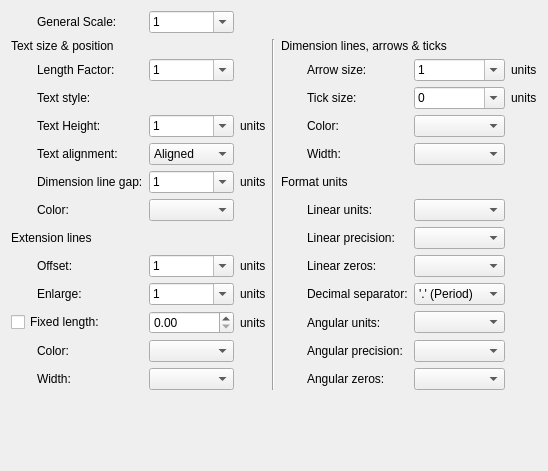
     <widget class="QWidget" name="tab4">
      <attribute name="title">
       <string>&amp;Dimensions</string>
      </attribute>
      <layout class="QGridLayout" name="gridLayout">
       <item row="10" column="2">
        <widget class="QComboBox" name="cbDimExe">
         <property name="toolTip">
          <string>Length to enlarge over dimension line</string>
         </property>
         <property name="editable">
          <bool>true</bool>
         </property>
         <item>
          <property name="text">
           <string notr="true">1</string>
          </property>
         </item>
         <item>
          <property name="text">
           <string notr="true">2</string>
          </property>
         </item>
         <item>
          <property name="text">
           <string notr="true">5</string>
          </property>
         </item>
        </widget>
       </item>
       <item row="1" column="4" rowspan="13">
        <widget class="Line" name="line">
         <property name="lineWidth">
          <number>1</number>
         </property>
         <property name="orientation">
          <enum>Qt::Vertical</enum>
         </property>
        </widget>
       </item>
       <item row="9" column="7">
        <widget class="LG_DimzerosBox" name="cbDimZin"/>
       </item>
       <item row="14" column="5">
        <spacer name="spacer11_2_2">
         <property name="orientation">
          <enum>Qt::Vertical</enum>
         </property>
         <property name="sizeType">
          <enum>QSizePolicy::Expanding</enum>
         </property>
         <property name="sizeHint" stdset="0">
          <size>
           <width>20</width>
           <height>30</height>
          </size>
         </property>
        </spacer>
       </item>
       <item row="3" column="2">
        <widget class="QG_FontBox" name="cbDimTxSty" native="true"/>
       </item>
       <item row="3" column="1">
        <widget class="QLabel" name="label_5">
         <property name="text">
          <string>Text style:</string>
         </property>
        </widget>
       </item>
       <item row="10" column="7">
        <widget class="QComboBox" name="cbDimDSep">
         <item>
          <property name="text">
           <string>'.' (Period)</string>
          </property>
         </item>
         <item>
          <property name="text">
           <string>',' (Comma)</string>
          </property>
         </item>
        </widget>
       </item>
       <item row="10" column="6">
        <widget class="QLabel" name="label_6">
         <property name="text">
          <string>Decimal separator:</string>
         </property>
        </widget>
       </item>
       <item row="3" column="8">
        <widget class="QLabel" name="lDimUnit6">
         <property name="text">
          <string>units</string>
         </property>
         <property name="wordWrap">
          <bool>false</bool>
         </property>
        </widget>
       </item>
       <item row="2" column="8">
        <widget class="QLabel" name="lDimUnit5">
         <property name="text">
          <string>units</string>
         </property>
         <property name="wordWrap">
          <bool>false</bool>
         </property>
        </widget>
       </item>
       <item row="7" column="6">
        <widget class="QLabel" name="lDimLUnit">
         <property name="text">
          <string>Linear units:</string>
         </property>
         <property name="textFormat">
          <enum>Qt::PlainText</enum>
         </property>
         <property name="wordWrap">
          <bool>false</bool>
         </property>
         <property name="buddy">
          <cstring>cbLengthFormat</cstring>
         </property>
        </widget>
       </item>
       <item row="7" column="1">
        <widget class="QLabel" name="lDimClrT">
         <property name="text">
          <string>Color:</string>
         </property>
        </widget>
       </item>
       <item row="13" column="7">
        <widget class="LG_DimzerosBox" name="cbDimAZin"/>
       </item>
       <item row="2" column="1">
        <widget class="QLabel" name="lDimFactor">
         <property name="text">
          <string>Length Factor:</string>
         </property>
         <property name="wordWrap">
          <bool>false</bool>
         </property>
        </widget>
       </item>
       <item row="2" column="2">
        <widget class="QComboBox" name="cbDimFactor">
         <property name="toolTip">
          <string>&lt;html&gt;&lt;head/&gt;&lt;body&gt;&lt;p&gt;Scale to multiply all dimension values.&lt;/p&gt;&lt;/body&gt;&lt;/html&gt;</string>
         </property>
         <property name="editable">
          <bool>true</bool>
         </property>
         <property name="currentIndex">
          <number>3</number>
         </property>
         <item>
          <property name="text">
           <string notr="true">0.1</string>
          </property>
         </item>
         <item>
          <property name="text">
           <string notr="true">0.2</string>
          </property>
         </item>
         <item>
          <property name="text">
           <string notr="true">0.5</string>
          </property>
         </item>
         <item>
          <property name="text">
           <string notr="true">1</string>
          </property>
         </item>
         <item>
          <property name="text">
           <string notr="true">2</string>
          </property>
         </item>
         <item>
          <property name="text">
           <string notr="true">5</string>
          </property>
         </item>
         <item>
          <property name="text">
           <string notr="true">10</string>
          </property>
         </item>
         <item>
          <property name="text">
           <string notr="true">20</string>
          </property>
         </item>
         <item>
          <property name="text">
           <string notr="true">50</string>
          </property>
         </item>
         <item>
          <property name="text">
           <string notr="true">100</string>
          </property>
         </item>
         <item>
          <property name="text">
           <string notr="true">200</string>
          </property>
         </item>
         <item>
          <property name="text">
           <string notr="true">500</string>
          </property>
         </item>
         <item>
          <property name="text">
           <string notr="true">1000</string>
          </property>
         </item>
        </widget>
       </item>
       <item row="5" column="7">
        <widget class="QG_WidthBox" name="cbDimLwD"/>
       </item>
       <item row="3" column="6">
        <widget class="QLabel" name="lDimTsz">
         <property name="text">
          <string>Tick size:</string>
         </property>
         <property name="wordWrap">
          <bool>false</bool>
         </property>
        </widget>
       </item>
       <item row="4" column="3">
        <widget class="QLabel" name="lDimUnit1">
         <property name="text">
          <string>units</string>
         </property>
         <property name="wordWrap">
          <bool>false</bool>
         </property>
        </widget>
       </item>
       <item row="15" column="0">
        <spacer name="spacer11">
         <property name="orientation">
          <enum>Qt::Vertical</enum>
         </property>
         <property name="sizeType">
          <enum>QSizePolicy::Expanding</enum>
         </property>
         <property name="sizeHint" stdset="0">
          <size>
           <width>20</width>
           <height>30</height>
          </size>
         </property>
        </spacer>
       </item>
       <item row="11" column="6">
        <widget class="QLabel" name="lDimAUnit">
         <property name="text">
          <string>Angular units:</string>
         </property>
         <property name="wordWrap">
          <bool>false</bool>
         </property>
         <property name="buddy">
          <cstring>cbAngleFormat</cstring>
         </property>
        </widget>
       </item>
       <item row="4" column="1">
        <widget class="QLabel" name="lDimTextHeight">
         <property name="text">
          <string>Text Height:</string>
         </property>
         <property name="wordWrap">
          <bool>false</bool>
         </property>
        </widget>
       </item>
       <item row="9" column="6">
        <widget class="QLabel" name="lDimZin">
         <property name="text">
          <string>Linear zeros:</string>
         </property>
        </widget>
       </item>
       <item row="3" column="7">
        <widget class="QComboBox" name="cbDimTsz">
         <property name="toolTip">
          <string>&lt;html&gt;&lt;head/&gt;&lt;body&gt;&lt;p&gt;Dimension Tick size. Set it to 0 will disable the dimension tick. Dimension arrow won't be drawn when dimension tick is enabled.&lt;/p&gt;&lt;/body&gt;&lt;/html&gt;</string>
         </property>
         <property name="editable">
          <bool>true</bool>
         </property>
         <item>
          <property name="text">
           <string notr="true">0</string>
          </property>
         </item>
         <item>
          <property name="text">
           <string notr="true">1</string>
          </property>
         </item>
         <item>
          <property name="text">
           <string notr="true">2</string>
          </property>
         </item>
         <item>
          <property name="text">
           <string notr="true">5</string>
          </property>
         </item>
        </widget>
       </item>
       <item row="6" column="5" colspan="3">
        <widget class="QLabel" name="label_4">
         <property name="text">
          <string>Format units</string>
         </property>
        </widget>
       </item>
       <item row="6" column="2">
        <widget class="QComboBox" name="cbDimGap">
         <property name="toolTip">
          <string>&lt;html&gt;&lt;head/&gt;&lt;body&gt;&lt;p&gt;Distance gap around text&lt;/p&gt;&lt;/body&gt;&lt;/html&gt;</string>
         </property>
         <property name="editable">
          <bool>true</bool>
         </property>
         <item>
          <property name="text">
           <string notr="true">1</string>
          </property>
         </item>
         <item>
          <property name="text">
           <string notr="true">2</string>
          </property>
         </item>
         <item>
          <property name="text">
           <string notr="true">5</string>
          </property>
         </item>
        </widget>
       </item>
       <item row="0" column="2">
        <widget class="QComboBox" name="cbDimScale">
         <property name="toolTip">
          <string>&lt;html&gt;&lt;head/&gt;&lt;body&gt;&lt;p&gt;Scale to multiply all dimension geometries.&lt;/p&gt;&lt;/body&gt;&lt;/html&gt;</string>
         </property>
         <property name="editable">
          <bool>true</bool>
         </property>
         <property name="currentIndex">
          <number>3</number>
         </property>
         <item>
          <property name="text">
           <string notr="true">0.1</string>
          </property>
         </item>
         <item>
          <property name="text">
           <string notr="true">0.2</string>
          </property>
         </item>
         <item>
          <property name="text">
           <string notr="true">0.5</string>
          </property>
         </item>
         <item>
          <property name="text">
           <string notr="true">1</string>
          </property>
         </item>
         <item>
          <property name="text">
           <string notr="true">2</string>
          </property>
         </item>
         <item>
          <property name="text">
           <string notr="true">5</string>
          </property>
         </item>
         <item>
          <property name="text">
           <string notr="true">10</string>
          </property>
         </item>
        </widget>
       </item>
       <item row="1" column="0" colspan="3">
        <widget class="QLabel" name="label_2">
         <property name="text">
          <string>Text size &amp; position</string>
         </property>
        </widget>
       </item>
       <item row="8" column="7">
        <widget class="QComboBox" name="cbDimDec"/>
       </item>
       <item row="0" column="1">
        <widget class="QLabel" name="lDimScale">
         <property name="text">
          <string>General Scale:</string>
         </property>
         <property name="wordWrap">
          <bool>false</bool>
         </property>
        </widget>
       </item>
       <item row="4" column="7">
        <widget class="QG_ColorBox" name="cbDimClrD"/>
       </item>
       <item row="4" column="2">
        <widget class="QComboBox" name="cbDimTextHeight">
         <property name="editable">
          <bool>true</bool>
         </property>
         <item>
          <property name="text">
           <string notr="true">1</string>
          </property>
         </item>
         <item>
          <property name="text">
           <string notr="true">2</string>
          </property>
         </item>
         <item>
          <property name="text">
           <string notr="true">5</string>
          </property>
         </item>
        </widget>
       </item>
       <item row="2" column="7">
        <widget class="QComboBox" name="cbDimAsz">
         <property name="toolTip">
          <string>&lt;html&gt;&lt;head/&gt;&lt;body&gt;&lt;p&gt;Dimension arrow size. &lt;a name=&quot;result_box&quot;/&gt;without effect when tick size &lt;a name=&quot;result_box&quot;/&gt;is other than 0&lt;/p&gt;&lt;/body&gt;&lt;/html&gt;</string>
         </property>
         <property name="editable">
          <bool>true</bool>
         </property>
         <item>
          <property name="text">
           <string notr="true">1</string>
          </property>
         </item>
         <item>
          <property name="text">
           <string notr="true">2</string>
          </property>
         </item>
         <item>
          <property name="text">
           <string notr="true">5</string>
          </property>
         </item>
        </widget>
       </item>
       <item row="15" column="1">
        <spacer name="spacer11_2">
         <property name="orientation">
          <enum>Qt::Vertical</enum>
         </property>
         <property name="sizeType">
          <enum>QSizePolicy::Expanding</enum>
         </property>
         <property name="sizeHint" stdset="0">
          <size>
           <width>20</width>
           <height>40</height>
          </size>
         </property>
        </spacer>
       </item>
       <item row="12" column="7">
        <widget class="QComboBox" name="cbDimADec"/>
       </item>
       <item row="2" column="6">
        <widget class="QLabel" name="lDimAsz">
         <property name="text">
          <string>Arrow size:</string>
         </property>
         <property name="wordWrap">
          <bool>false</bool>
         </property>
        </widget>
       </item>
       <item row="11" column="7">
        <widget class="QComboBox" name="cbDimAUnit"/>
       </item>
       <item row="5" column="6">
        <widget class="QLabel" name="lDimLwD">
         <property name="text">
          <string>Width:</string>
         </property>
        </widget>
       </item>
       <item row="1" column="5" colspan="3">
        <widget class="QLabel" name="label">
         <property name="text">
          <string>Dimension lines, arrows &amp; ticks</string>
         </property>
        </widget>
       </item>
       <item row="13" column="6">
        <widget class="QLabel" name="lDimAZin">
         <property name="text">
          <string>Angular zeros:</string>
         </property>
        </widget>
       </item>
       <item row="6" column="3">
        <widget class="QLabel" name="lDimUnit4">
         <property name="text">
          <string>units</string>
         </property>
         <property name="wordWrap">
          <bool>false</bool>
         </property>
        </widget>
       </item>
       <item row="4" column="6">
        <widget class="QLabel" name="lDimClrD">
         <property name="text">
          <string>Color:</string>
         </property>
        </widget>
       </item>
       <item row="10" column="1">
        <widget class="QLabel" name="lDimExe">
         <property name="text">
          <string>Enlarge:</string>
         </property>
         <property name="wordWrap">
          <bool>false</bool>
         </property>
        </widget>
       </item>
       <item row="9" column="1">
        <widget class="QLabel" name="lDimExo">
         <property name="text">
          <string>Offset:</string>
         </property>
         <property name="wordWrap">
          <bool>false</bool>
         </property>
        </widget>
       </item>
       <item row="12" column="6">
        <widget class="QLabel" name="lDimADec">
         <property name="text">
          <string>Angular precision:</string>
         </property>
         <property name="wordWrap">
          <bool>false</bool>
         </property>
         <property name="buddy">
          <cstring>cbAnglePrecision</cstring>
         </property>
        </widget>
       </item>
       <item row="7" column="7">
        <widget class="QComboBox" name="cbDimLUnit"/>
       </item>
       <item row="7" column="2">
        <widget class="QG_ColorBox" name="cbDimClrT"/>
       </item>
       <item row="5" column="2">
        <widget class="QComboBox" name="cbDimTih">
         <property name="toolTip">
          <string>&lt;html&gt;&lt;head/&gt;&lt;body&gt;&lt;p&gt;Text alignment &lt;a name=&quot;result_box&quot;/&gt;relative to the dimension line.&lt;/p&gt;&lt;/body&gt;&lt;/html&gt;</string>
         </property>
         <property name="editable">
          <bool>false</bool>
         </property>
         <property name="currentIndex">
          <number>0</number>
         </property>
         <item>
          <property name="text">
           <string>Aligned</string>
          </property>
         </item>
         <item>
          <property name="text">
           <string>Horizontal</string>
          </property>
         </item>
        </widget>
       </item>
       <item row="8" column="6">
        <widget class="QLabel" name="lDimDec">
         <property name="text">
          <string>Linear precision:</string>
         </property>
         <property name="textFormat">
          <enum>Qt::PlainText</enum>
         </property>
         <property name="wordWrap">
          <bool>false</bool>
         </property>
         <property name="buddy">
          <cstring>cbLengthPrecision</cstring>
         </property>
        </widget>
       </item>
       <item row="10" column="3">
        <widget class="QLabel" name="lDimUnit2">
         <property name="text">
          <string>units</string>
         </property>
         <property name="wordWrap">
          <bool>false</bool>
         </property>
        </widget>
       </item>
       <item row="9" column="3">
        <widget class="QLabel" name="lDimUnit3">
         <property name="text">
          <string>units</string>
         </property>
         <property name="wordWrap">
          <bool>false</bool>
         </property>
        </widget>
       </item>
       <item row="11" column="3">
        <widget class="QLabel" name="lDimUnit7">
         <property name="text">
          <string>units</string>
         </property>
        </widget>
       </item>
       <item row="5" column="1">
        <widget class="QLabel" name="lDimTih">
         <property name="text">
          <string>Text alignment:</string>
         </property>
         <property name="wordWrap">
          <bool>false</bool>
         </property>
        </widget>
       </item>
       <item row="9" column="2">
        <widget class="QComboBox" name="cbDimExo">
         <property name="toolTip">
          <string>&lt;html&gt;&lt;head/&gt;&lt;body&gt;&lt;p&gt;Offset from origin point.&lt;/p&gt;&lt;/body&gt;&lt;/html&gt;</string>
         </property>
         <property name="editable">
          <bool>true</bool>
         </property>
         <item>
          <property name="text">
           <string notr="true">1</string>
          </property>
         </item>
         <item>
          <property name="text">
           <string notr="true">2</string>
          </property>
         </item>
         <item>
          <property name="text">
           <string notr="true">5</string>
          </property>
         </item>
        </widget>
       </item>
       <item row="6" column="1">
        <widget class="QLabel" name="lDimGap">
         <property name="text">
          <string>Dimension line gap:</string>
         </property>
         <property name="wordWrap">
          <bool>false</bool>
         </property>
        </widget>
       </item>
       <item row="8" column="0" colspan="3">
        <widget class="QLabel" name="label_3">
         <property name="text">
          <string>Extension lines</string>
         </property>
        </widget>
       </item>
       <item row="12" column="1">
        <widget class="QLabel" name="lDimClrE">
         <property name="text">
          <string>Color:</string>
         </property>
        </widget>
       </item>
       <item row="13" column="1">
        <widget class="QLabel" name="lDimLwE">
         <property name="text">
          <string>Width:</string>
         </property>
        </widget>
       </item>
       <item row="11" column="0" colspan="2">
        <widget class="QCheckBox" name="cbDimFxLon">
         <property name="text">
          <string>Fixed length:</string>
         </property>
         <property name="tristate">
          <bool>false</bool>
         </property>
        </widget>
       </item>
       <item row="13" column="2">
        <widget class="QG_WidthBox" name="cbDimLwE"/>
       </item>
       <item row="12" column="2">
        <widget class="QG_ColorBox" name="cbDimClrE">
         <property name="toolTip">
          <string/>
         </property>
         <property name="editable">
          <bool>false</bool>
         </property>
        </widget>
       </item>
       <item row="11" column="2">
        <widget class="QDoubleSpinBox" name="cbDimFxL">
         <property name="toolTip">
          <string>fixed extension line legth</string>
         </property>
        </widget>
       </item>
      </layout>
     </widget>
